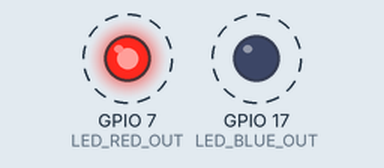
Simulated run of this program. Board: ESP32-S3. Shown: output pins drawn as LEDs (lit = HIGH). Dashed ring = blinking. What the program prints to the serial monitor is not drawn.

Above: at 1.5 s.
Timing chart, 0 to 5.6 s (numbered marks = the images above):
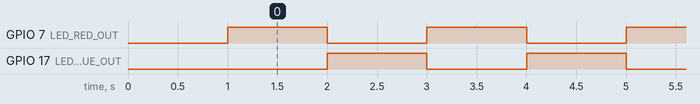

The program:

main.cpp
```cpp
#include <Arduino.h>

#ifdef CASE_POLICE_BLINK_SIMPLE
#define LED_RED_OUT 7
#define LED_BLUE_OUT 17

bool redLedState = false;
bool blueLedState = false;
#endif

#ifdef CASE_POLICE_BLINK_ONE_GPIO
#define LED_OUT 18

bool ledState = false;
#endif


void setup() {
    Serial.begin(115200);
    delay(1000);

#ifdef CASE_POLICE_BLINK_SIMPLE
    pinMode(LED_RED_OUT, OUTPUT);
    digitalWrite(LED_RED_OUT, LOW);
    pinMode(LED_BLUE_OUT, OUTPUT);
    digitalWrite(LED_BLUE_OUT, LOW);
#endif

#ifdef CASE_POLICE_BLINK_ONE_GPIO
    pinMode(LED_OUT, OUTPUT);
    digitalWrite(LED_OUT, LOW);
#endif

}

void loop() {

  #ifdef CASE_POLICE_BLINK_SIMPLE
    if (!redLedState && !blueLedState) {
        digitalWrite(LED_RED_OUT, HIGH);
        redLedState = true;
        Serial.println("\033[31m" "\u2588" "\033[0m" "\u2588" "RED ON");
        Serial.println("================================");
    } else if (redLedState && !blueLedState) {
        digitalWrite(LED_RED_OUT, LOW);
        redLedState = false;

        digitalWrite(LED_BLUE_OUT, HIGH);
        blueLedState = true;
        Serial.println("\033[0m" "\u2588" "\033[34m" "\u2588" "\033[0m" "BLUE ON");
        Serial.println("\033[0m""================================");
    } else if (!redLedState && blueLedState) {
        digitalWrite(LED_BLUE_OUT, LOW);
        blueLedState = false;

        digitalWrite(LED_RED_OUT, HIGH);
        redLedState = true;
        Serial.println("\033[31m" "\u2588" "\033[0m" "\u2588" "RED ON");
        Serial.println("================================");
    }
  #endif

  #ifdef CASE_POLICE_BLINK_ONE_GPIO
    if (!ledState) {
        digitalWrite(LED_OUT, HIGH);
        ledState = true;
        Serial.println("\033[34m" "\u2588" "\033[0m" "\u2588" "BLUE ON");
        Serial.println("================================");
    } else {
        digitalWrite(LED_OUT, LOW);
        ledState = false;
        Serial.println("\033[0m" "\u2588" "\033[31m" "\u2588" "RED ON");
        Serial.println("================================");
    }
  #endif

    delay(1000);
}
```

Measured:
- by itself, GPIO 7 (LED_RED_OUT), GPIO 17 (LED_BLUE_OUT): alternates HIGH for 1.0 s and LOW for 1.0 s
